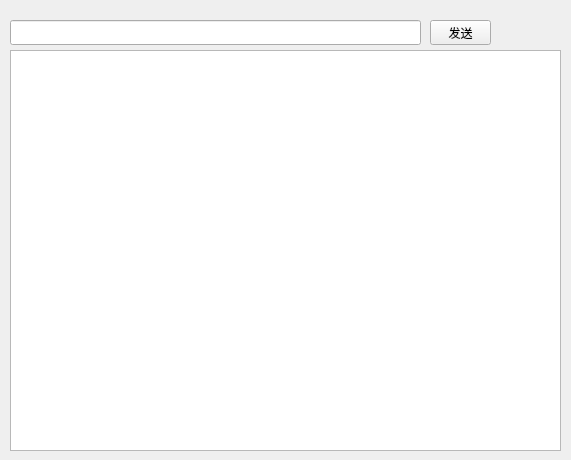
<?xml version="1.0" encoding="UTF-8"?>
<ui version="4.0">
 <class>Widget</class>
 <widget class="QWidget" name="Widget">
  <property name="geometry">
   <rect>
    <x>0</x>
    <y>0</y>
    <width>571</width>
    <height>460</height>
   </rect>
  </property>
  <property name="windowTitle">
   <string>Widget</string>
  </property>
  <widget class="QLineEdit" name="txtSend">
   <property name="geometry">
    <rect>
     <x>10</x>
     <y>20</y>
     <width>411</width>
     <height>25</height>
    </rect>
   </property>
  </widget>
  <widget class="QPushButton" name="cmdSend">
   <property name="geometry">
    <rect>
     <x>430</x>
     <y>20</y>
     <width>61</width>
     <height>25</height>
    </rect>
   </property>
   <property name="text">
    <string>发送</string>
   </property>
  </widget>
  <widget class="QTextEdit" name="txtRcv">
   <property name="geometry">
    <rect>
     <x>10</x>
     <y>50</y>
     <width>551</width>
     <height>401</height>
    </rect>
   </property>
  </widget>
 </widget>
 <layoutdefault spacing="6" margin="11"/>
 <resources/>
 <connections/>
</ui>
